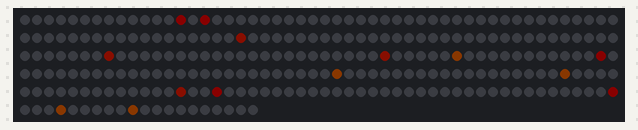
Bench run of a program on a simulated Raspberry Pi (BCM pin numbers). Parts: 270 RGB LEDs in strip order, left to right, continuing on the next row. Dim RGB values are drawn brighter than linear; random numbers come from a fixed seed; what the program prints to the terminal is not drawn.

Above: at 0.2 s.
At 3.8 s:
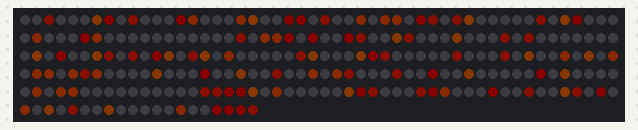
At 8.2 s:
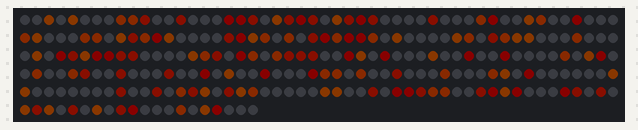
At 19.0 s:
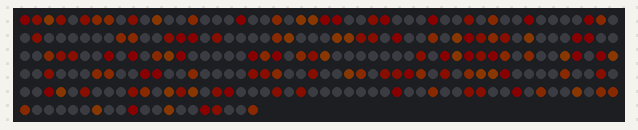
At 28.2 s:
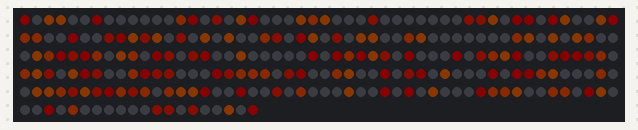
At 37.8 s:
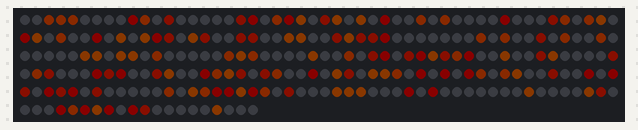

The program:

fire.py
```python
import time
from random import randint
from rpi_ws281x import *

# LED strip configuration:
LED_COUNT      = 270      # Number of LED pixels.
LED_PIN        = 18      # GPIO pin connected to the pixels (18 uses PWM!).
#LED_PIN       = 10      # GPIO pin connected to the pixels (10 uses SPI /dev/spidev0.0).
LED_FREQ_HZ    = 800000  # LED signal frequency in hertz (usually 800khz)
LED_DMA        = 10      # DMA channel to use for generating signal (try 10)
LED_BRIGHTNESS = 10      # Set to 0 for darkest and 255 for brightest
LED_INVERT     = False   # True to invert the signal (when using NPN transistor level shift)
LED_CHANNEL    = 0       # set to '1' for GPIOs 13, 19, 41, 45 or 53

def fullstrip(strip, color):
    for i in range(strip.numPixels()):
        strip.setPixelColor(i, color)
    strip.show()

def fire(strip):
    for i in range(strip.numPixels()):
        x = randint(0,strip.numPixels()-1)
        y = randint(0,7)
        if (y == 0 or y == 1 or y == 2 or y == 3):
            if y == 0:
                strip.setPixelColor(x, Color(255, 0, 0))
            if y == 1:
                strip.setPixelColor(x, Color(255, 30, 0))
            if y == 2:
                strip.setPixelColor(x, Color(255, 70, 0))
            if y == 3:
                strip.setPixelColor(x, Color(255, 100, 0))
        else:
            strip.setPixelColor(x, Color(0, 0, 0))
        strip.show()
        # time.sleep(randint(0,200)/1000.0)
        # time.sleep(randint(0,200)/50000.0)


# Main program logic follows:
if __name__ == '__main__':
    strip = Adafruit_NeoPixel(LED_COUNT, LED_PIN, LED_FREQ_HZ, LED_DMA, LED_INVERT, LED_BRIGHTNESS, LED_CHANNEL)
    strip.begin()

    print ('Press Ctrl-C to quit.')

    try:

        while True:
            fire(strip)

    except KeyboardInterrupt:
            fullstrip(strip, Color(0,0,0))
```
